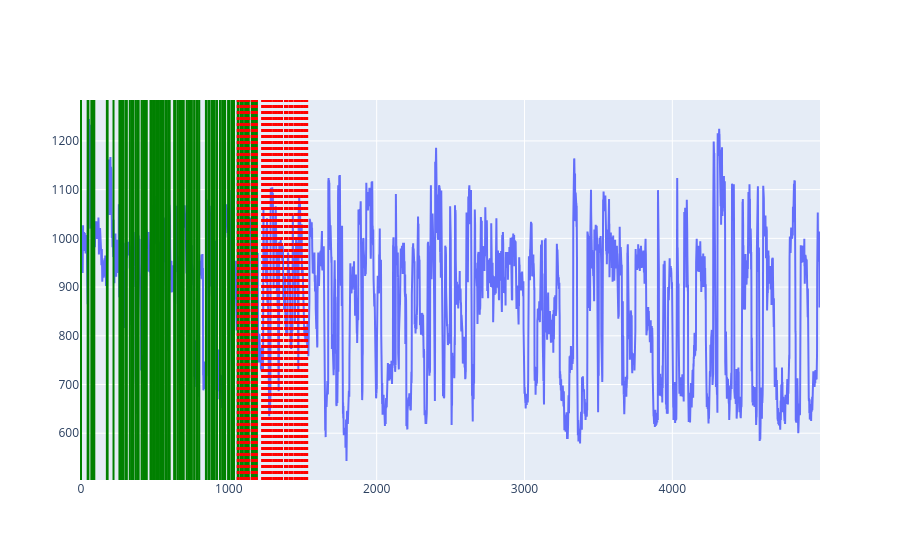

Here is the notebook cell this chart was saved with:
### Code cell
fig = go.Figure()

fig.add_trace(
    go.Scatter(
        y=signal[:5000]
    )
)


for boundary in query_to_signal[:100]:
    fig.add_vline(x=boundary, line_color="green", line_dash="solid")

for boundary in ref_to_signal[:50]:
    fig.add_vline(x=boundary, line_color="red", line_dash="dot")


fig.show()

### Figure 1 — Plotly figure (JSON) as saved in the notebook; plotly's stock layout.template omitted (floating-point values rounded to 4 significant figures; data arrays with more than 128 entries replaced by an {"elided": "..."} marker saying what was removed)
{"data": [{"type": "scatter", "y": {"elided": "5000 int values"}}], "layout": {"shapes": [{"line": {"color": "green", "dash": "solid"}, "type": "line", "x0": 0, "x1": 0, "xref": "x", "y0": 0, "y1": 1, "yref": "y domain"}, {"line": {"color": "green", "dash": "solid"}, "type": "line", "x0": 45, "x1": 45, "xref": "x", "y0": 0, "y1": 1, "yref": "y domain"}, {"line": {"color": "green", "dash": "solid"}, "type": "line", "x0": 50, "x1": 50, "xref": "x", "y0": 0, "y1": 1, "yref": "y domain"}, {"line": {"color": "green", "dash": "solid"}, "type": "line", "x0": 70, "x1": 70, "xref": "x", "y0": 0, "y1": 1, "yref": "y domain"}, {"line": {"color": "green", "dash": "solid"}, "type": "line", "x0": 75, "x1": 75, "xref": "x", "y0": 0, "y1": 1, "yref": "y domain"}, {"line": {"color": "green", "dash": "solid"}, "type": "line", "x0": 85, "x1": 85, "xref": "x", "y0": 0, "y1": 1, "yref": "y domain"}, {"line": {"color": "green", "dash": "solid"}, "type": "line", "x0": 90, "x1": 90, "xref": "x", "y0": 0, "y1": 1, "yref": "y domain"}, {"line": {"color": "green", "dash": "solid"}, "type": "line", "x0": 175, "x1": 175, "xref": "x", "y0": 0, "y1": 1, "yref": "y domain"}, {"line": {"color": "green", "dash": "solid"}, "type": "line", "x0": 180, "x1": 180, "xref": "x", "y0": 0, "y1": 1, "yref": "y domain"}, {"line": {"color": "green", "dash": "solid"}, "type": "line", "x0": 220, "x1": 220, "xref": "x", "y0": 0, "y1": 1, "yref": "y domain"}, {"line": {"color": "green", "dash": "solid"}, "type": "line", "x0": 260, "x1": 260, "xref": "x", "y0": 0, "y1": 1, "yref": "y domain"}, {"line": {"color": "green", "dash": "solid"}, "type": "line", "x0": 265, "x1": 265, "xref": "x", "y0": 0, "y1": 1, "yref": "y domain"}, {"line": {"color": "green", "dash": "solid"}, "type": "line", "x0": 270, "x1": 270, "xref": "x", "y0": 0, "y1": 1, "yref": "y domain"}, {"line": {"color": "green", "dash": "solid"}, "type": "line", "x0": 275, "x1": 275, "xref": "x", "y0": 0, "y1": 1, "yref": "y domain"}, {"line": {"color": "green", "dash": "solid"}, "type": "line", "x0": 280, "x1": 280, "xref": "x", "y0": 0, "y1": 1, "yref": "y domain"}, {"line": {"color": "green", "dash": "solid"}, "type": "line", "x0": 285, "x1": 285, "xref": "x", "y0": 0, "y1": 1, "yref": "y domain"}, {"line": {"color": "green", "dash": "solid"}, "type": "line", "x0": 300, "x1": 300, "xref": "x", "y0": 0, "y1": 1, "yref": "y domain"}, {"line": {"color": "green", "dash": "solid"}, "type": "line", "x0": 305, "x1": 305, "xref": "x", "y0": 0, "y1": 1, "yref": "y domain"}, {"line": {"color": "green", "dash": "solid"}, "type": "line", "x0": 310, "x1": 310, "xref": "x", "y0": 0, "y1": 1, "yref": "y domain"}, {"line": {"color": "green", "dash": "solid"}, "type": "line", "x0": 330, "x1": 330, "xref": "x", "y0": 0, "y1": 1, "yref": "y domain"}, {"line": {"color": "green", "dash": "solid"}, "type": "line", "x0": 340, "x1": 340, "xref": "x", "y0": 0, "y1": 1, "yref": "y domain"}, {"line": {"color": "green", "dash": "solid"}, "type": "line", "x0": 345, "x1": 345, "xref": "x", "y0": 0, "y1": 1, "yref": "y domain"}, {"line": {"color": "green", "dash": "solid"}, "type": "line", "x0": 355, "x1": 355, "xref": "x", "y0": 0, "y1": 1, "yref": "y domain"}, {"line": {"color": "green", "dash": "solid"}, "type": "line", "x0": 370, "x1": 370, "xref": "x", "y0": 0, "y1": 1, "yref": "y domain"}, {"line": {"color": "green", "dash": "solid"}, "type": "line", "x0": 380, "x1": 380, "xref": "x", "y0": 0, "y1": 1, "yref": "y domain"}, {"line": {"color": "green", "dash": "solid"}, "type": "line", "x0": 385, "x1": 385, "xref": "x", "y0": 0, "y1": 1, "yref": "y domain"}, {"line": {"color": "green", "dash": "solid"}, "type": "line", "x0": 390, "x1": 390, "xref": "x", "y0": 0, "y1": 1, "yref": "y domain"}, {"line": {"color": "green", "dash": "solid"}, "type": "line", "x0": 410, "x1": 410, "xref": "x", "y0": 0, "y1": 1, "yref": "y domain"}, {"line": {"color": "green", "dash": "solid"}, "type": "line", "x0": 420, "x1": 420, "xref": "x", "y0": 0, "y1": 1, "yref": "y domain"}, {"line": {"color": "green", "dash": "solid"}, "type": "line", "x0": 430, "x1": 430, "xref": "x", "y0": 0, "y1": 1, "yref": "y domain"}, {"line": {"color": "green", "dash": "solid"}, "type": "line", "x0": 435, "x1": 435, "xref": "x", "y0": 0, "y1": 1, "yref": "y domain"}, {"line": {"color": "green", "dash": "solid"}, "type": "line", "x0": 445, "x1": 445, "xref": "x", "y0": 0, "y1": 1, "yref": "y domain"}, {"line": {"color": "green", "dash": "solid"}, "type": "line", "x0": 470, "x1": 470, "xref": "x", "y0": 0, "y1": 1, "yref": "y domain"}, {"line": {"color": "green", "dash": "solid"}, "type": "line", "x0": 475, "x1": 475, "xref": "x", "y0": 0, "y1": 1, "yref": "y domain"}, {"line": {"color": "green", "dash": "solid"}, "type": "line", "x0": 480, "x1": 480, "xref": "x", "y0": 0, "y1": 1, "yref": "y domain"}, {"line": {"color": "green", "dash": "solid"}, "type": "line", "x0": 490, "x1": 490, "xref": "x", "y0": 0, "y1": 1, "yref": "y domain"}, {"line": {"color": "green", "dash": "solid"}, "type": "line", "x0": 495, "x1": 495, "xref": "x", "y0": 0, "y1": 1, "yref": "y domain"}, {"line": {"color": "green", "dash": "solid"}, "type": "line", "x0": 500, "x1": 500, "xref": "x", "y0": 0, "y1": 1, "yref": "y domain"}, {"line": {"color": "green", "dash": "solid"}, "type": "line", "x0": 510, "x1": 510, "xref": "x", "y0": 0, "y1": 1, "yref": "y domain"}, {"line": {"color": "green", "dash": "solid"}, "type": "line", "x0": 520, "x1": 520, "xref": "x", "y0": 0, "y1": 1, "yref": "y domain"}, {"line": {"color": "green", "dash": "solid"}, "type": "line", "x0": 525, "x1": 525, "xref": "x", "y0": 0, "y1": 1, "yref": "y domain"}, {"line": {"color": "green", "dash": "solid"}, "type": "line", "x0": 535, "x1": 535, "xref": "x", "y0": 0, "y1": 1, "yref": "y domain"}, {"line": {"color": "green", "dash": "solid"}, "type": "line", "x0": 540, "x1": 540, "xref": "x", "y0": 0, "y1": 1, "yref": "y domain"}, {"line": {"color": "green", "dash": "solid"}, "type": "line", "x0": 545, "x1": 545, "xref": "x", "y0": 0, "y1": 1, "yref": "y domain"}, {"line": {"color": "green", "dash": "solid"}, "type": "line", "x0": 550, "x1": 550, "xref": "x", "y0": 0, "y1": 1, "yref": "y domain"}, {"line": {"color": "green", "dash": "solid"}, "type": "line", "x0": 560, "x1": 560, "xref": "x", "y0": 0, "y1": 1, "yref": "y domain"}, {"line": {"color": "green", "dash": "solid"}, "type": "line", "x0": 575, "x1": 575, "xref": "x", "y0": 0, "y1": 1, "yref": "y domain"}, {"line": {"color": "green", "dash": "solid"}, "type": "line", "x0": 580, "x1": 580, "xref": "x", "y0": 0, "y1": 1, "yref": "y domain"}, {"line": {"color": "green", "dash": "solid"}, "type": "line", "x0": 590, "x1": 590, "xref": "x", "y0": 0, "y1": 1, "yref": "y domain"}, {"line": {"color": "green", "dash": "solid"}, "type": "line", "x0": 600, "x1": 600, "xref": "x", "y0": 0, "y1": 1, "yref": "y domain"}, {"line": {"color": "green", "dash": "solid"}, "type": "line", "x0": 630, "x1": 630, "xref": "x", "y0": 0, "y1": 1, "yref": "y domain"}, {"line": {"color": "green", "dash": "solid"}, "type": "line", "x0": 640, "x1": 640, "xref": "x", "y0": 0, "y1": 1, "yref": "y domain"}, {"line": {"color": "green", "dash": "solid"}, "type": "line", "x0": 655, "x1": 655, "xref": "x", "y0": 0, "y1": 1, "yref": "y domain"}, {"line": {"color": "green", "dash": "solid"}, "type": "line", "x0": 665, "x1": 665, "xref": "x", "y0": 0, "y1": 1, "yref": "y domain"}, {"line": {"color": "green", "dash": "solid"}, "type": "line", "x0": 670, "x1": 670, "xref": "x", "y0": 0, "y1": 1, "yref": "y domain"}, {"line": {"color": "green", "dash": "solid"}, "type": "line", "x0": 680, "x1": 680, "xref": "x", "y0": 0, "y1": 1, "yref": "y domain"}, {"line": {"color": "green", "dash": "solid"}, "type": "line", "x0": 690, "x1": 690, "xref": "x", "y0": 0, "y1": 1, "yref": "y domain"}, {"line": {"color": "green", "dash": "solid"}, "type": "line", "x0": 695, "x1": 695, "xref": "x", "y0": 0, "y1": 1, "yref": "y domain"}, {"line": {"color": "green", "dash": "solid"}, "type": "line", "x0": 715, "x1": 715, "xref": "x", "y0": 0, "y1": 1, "yref": "y domain"}, {"line": {"color": "green", "dash": "solid"}, "type": "line", "x0": 725, "x1": 725, "xref": "x", "y0": 0, "y1": 1, "yref": "y domain"}, {"line": {"color": "green", "dash": "solid"}, "type": "line", "x0": 735, "x1": 735, "xref": "x", "y0": 0, "y1": 1, "yref": "y domain"}, {"line": {"color": "green", "dash": "solid"}, "type": "line", "x0": 740, "x1": 740, "xref": "x", "y0": 0, "y1": 1, "yref": "y domain"}, {"line": {"color": "green", "dash": "solid"}, "type": "line", "x0": 750, "x1": 750, "xref": "x", "y0": 0, "y1": 1, "yref": "y domain"}, {"line": {"color": "green", "dash": "solid"}, "type": "line", "x0": 765, "x1": 765, "xref": "x", "y0": 0, "y1": 1, "yref": "y domain"}, {"line": {"color": "green", "dash": "solid"}, "type": "line", "x0": 780, "x1": 780, "xref": "x", "y0": 0, "y1": 1, "yref": "y domain"}, {"line": {"color": "green", "dash": "solid"}, "type": "line", "x0": 790, "x1": 790, "xref": "x", "y0": 0, "y1": 1, "yref": "y domain"}, {"line": {"color": "green", "dash": "solid"}, "type": "line", "x0": 800, "x1": 800, "xref": "x", "y0": 0, "y1": 1, "yref": "y domain"}, {"line": {"color": "green", "dash": "solid"}, "type": "line", "x0": 845, "x1": 845, "xref": "x", "y0": 0, "y1": 1, "yref": "y domain"}, {"line": {"color": "green", "dash": "solid"}, "type": "line", "x0": 850, "x1": 850, "xref": "x", "y0": 0, "y1": 1, "yref": "y domain"}, {"line": {"color": "green", "dash": "solid"}, "type": "line", "x0": 865, "x1": 865, "xref": "x", "y0": 0, "y1": 1, "yref": "y domain"}, {"line": {"color": "green", "dash": "solid"}, "type": "line", "x0": 870, "x1": 870, "xref": "x", "y0": 0, "y1": 1, "yref": "y domain"}, {"line": {"color": "green", "dash": "solid"}, "type": "line", "x0": 885, "x1": 885, "xref": "x", "y0": 0, "y1": 1, "yref": "y domain"}, {"line": {"color": "green", "dash": "solid"}, "type": "line", "x0": 890, "x1": 890, "xref": "x", "y0": 0, "y1": 1, "yref": "y domain"}, {"line": {"color": "green", "dash": "solid"}, "type": "line", "x0": 895, "x1": 895, "xref": "x", "y0": 0, "y1": 1, "yref": "y domain"}, {"line": {"color": "green", "dash": "solid"}, "type": "line", "x0": 905, "x1": 905, "xref": "x", "y0": 0, "y1": 1, "yref": "y domain"}, {"line": {"color": "green", "dash": "solid"}, "type": "line", "x0": 920, "x1": 920, "xref": "x", "y0": 0, "y1": 1, "yref": "y domain"}, {"line": {"color": "green", "dash": "solid"}, "type": "line", "x0": 940, "x1": 940, "xref": "x", "y0": 0, "y1": 1, "yref": "y domain"}, {"line": {"color": "green", "dash": "solid"}, "type": "line", "x0": 955, "x1": 955, "xref": "x", "y0": 0, "y1": 1, "yref": "y domain"}, {"line": {"color": "green", "dash": "solid"}, "type": "line", "x0": 960, "x1": 960, "xref": "x", "y0": 0, "y1": 1, "yref": "y domain"}, {"line": {"color": "green", "dash": "solid"}, "type": "line", "x0": 970, "x1": 970, "xref": "x", "y0": 0, "y1": 1, "yref": "y domain"}, {"line": {"color": "green", "dash": "solid"}, "type": "line", "x0": 975, "x1": 975, "xref": "x", "y0": 0, "y1": 1, "yref": "y domain"}, {"line": {"color": "green", "dash": "solid"}, "type": "line", "x0": 995, "x1": 995, "xref": "x", "y0": 0, "y1": 1, "yref": "y domain"}, {"line": {"color": "green", "dash": "solid"}, "type": "line", "x0": 1005, "x1": 1005, "xref": "x", "y0": 0, "y1": 1, "yref": "y domain"}, {"line": {"color": "green", "dash": "solid"}, "type": "line", "x0": 1020, "x1": 1020, "xref": "x", "y0": 0, "y1": 1, "yref": "y domain"}, {"line": {"color": "green", "dash": "solid"}, "type": "line", "x0": 1025, "x1": 1025, "xref": "x", "y0": 0, "y1": 1, "yref": "y domain"}, {"line": {"color": "green", "dash": "solid"}, "type": "line", "x0": 1035, "x1": 1035, "xref": "x", "y0": 0, "y1": 1, "yref": "y domain"}, {"line": {"color": "green", "dash": "solid"}, "type": "line", "x0": 1060, "x1": 1060, "xref": "x", "y0": 0, "y1": 1, "yref": "y domain"}, {"line": {"color": "green", "dash": "solid"}, "type": "line", "x0": 1065, "x1": 1065, "xref": "x", "y0": 0, "y1": 1, "yref": "y domain"}, {"line": {"color": "green", "dash": "solid"}, "type": "line", "x0": 1080, "x1": 1080, "xref": "x", "y0": 0, "y1": 1, "yref": "y domain"}, {"line": {"color": "green", "dash": "solid"}, "type": "line", "x0": 1090, "x1": 1090, "xref": "x", "y0": 0, "y1": 1, "yref": "y domain"}, {"line": {"color": "green", "dash": "solid"}, "type": "line", "x0": 1095, "x1": 1095, "xref": "x", "y0": 0, "y1": 1, "yref": "y domain"}, {"line": {"color": "green", "dash": "solid"}, "type": "line", "x0": 1110, "x1": 1110, "xref": "x", "y0": 0, "y1": 1, "yref": "y domain"}, {"line": {"color": "green", "dash": "solid"}, "type": "line", "x0": 1120, "x1": 1120, "xref": "x", "y0": 0, "y1": 1, "yref": "y domain"}, {"line": {"color": "green", "dash": "solid"}, "type": "line", "x0": 1125, "x1": 1125, "xref": "x", "y0": 0, "y1": 1, "yref": "y domain"}, {"line": {"color": "green", "dash": "solid"}, "type": "line", "x0": 1135, "x1": 1135, "xref": "x", "y0": 0, "y1": 1, "yref": "y domain"}, {"line": {"color": "green", "dash": "solid"}, "type": "line", "x0": 1155, "x1": 1155, "xref": "x", "y0": 0, "y1": 1, "yref": "y domain"}, {"line": {"color": "green", "dash": "solid"}, "type": "line", "x0": 1160, "x1": 1160, "xref": "x", "y0": 0, "y1": 1, "yref": "y domain"}, {"line": {"color": "green", "dash": "solid"}, "type": "line", "x0": 1170, "x1": 1170, "xref": "x", "y0": 0, "y1": 1, "yref": "y domain"}, {"line": {"color": "green", "dash": "solid"}, "type": "line", "x0": 1180, "x1": 1180, "xref": "x", "y0": 0, "y1": 1, "yref": "y domain"}, {"line": {"color": "green", "dash": "solid"}, "type": "line", "x0": 1190, "x1": 1190, "xref": "x", "y0": 0, "y1": 1, "yref": "y domain"}, {"line": {"color": "red", "dash": "dot"}, "type": "line", "x0": 1060, "x1": 1060, "xref": "x", "y0": 0, "y1": 1, "yref": "y domain"}, {"line": {"color": "red", "dash": "dot"}, "type": "line", "x0": 1065, "x1": 1065, "xref": "x", "y0": 0, "y1": 1, "yref": "y domain"}, {"line": {"color": "red", "dash": "dot"}, "type": "line", "x0": 1080, "x1": 1080, "xref": "x", "y0": 0, "y1": 1, "yref": "y domain"}, {"line": {"color": "red", "dash": "dot"}, "type": "line", "x0": 1090, "x1": 1090, "xref": "x", "y0": 0, "y1": 1, "yref": "y domain"}, {"line": {"color": "red", "dash": "dot"}, "type": "line", "x0": 1095, "x1": 1095, "xref": "x", "y0": 0, "y1": 1, "yref": "y domain"}, {"line": {"color": "red", "dash": "dot"}, "type": "line", "x0": 1110, "x1": 1110, "xref": "x", "y0": 0, "y1": 1, "yref": "y domain"}, {"line": {"color": "red", "dash": "dot"}, "type": "line", "x0": 1120, "x1": 1120, "xref": "x", "y0": 0, "y1": 1, "yref": "y domain"}, {"line": {"color": "red", "dash": "dot"}, "type": "line", "x0": 1125, "x1": 1125, "xref": "x", "y0": 0, "y1": 1, "yref": "y domain"}, {"line": {"color": "red", "dash": "dot"}, "type": "line", "x0": 1135, "x1": 1135, "xref": "x", "y0": 0, "y1": 1, "yref": "y domain"}, {"line": {"color": "red", "dash": "dot"}, "type": "line", "x0": 1155, "x1": 1155, "xref": "x", "y0": 0, "y1": 1, "yref": "y domain"}, {"line": {"color": "red", "dash": "dot"}, "type": "line", "x0": 1160, "x1": 1160, "xref": "x", "y0": 0, "y1": 1, "yref": "y domain"}, {"line": {"color": "red", "dash": "dot"}, "type": "line", "x0": 1170, "x1": 1170, "xref": "x", "y0": 0, "y1": 1, "yref": "y domain"}, {"line": {"color": "red", "dash": "dot"}, "type": "line", "x0": 1180, "x1": 1180, "xref": "x", "y0": 0, "y1": 1, "yref": "y domain"}, {"line": {"color": "red", "dash": "dot"}, "type": "line", "x0": 1190, "x1": 1190, "xref": "x", "y0": 0, "y1": 1, "yref": "y domain"}, {"line": {"color": "red", "dash": "dot"}, "type": "line", "x0": 1225, "x1": 1225, "xref": "x", "y0": 0, "y1": 1, "yref": "y domain"}, {"line": {"color": "red", "dash": "dot"}, "type": "line", "x0": 1235, "x1": 1235, "xref": "x", "y0": 0, "y1": 1, "yref": "y domain"}, {"line": {"color": "red", "dash": "dot"}, "type": "line", "x0": 1245, "x1": 1245, "xref": "x", "y0": 0, "y1": 1, "yref": "y domain"}, {"line": {"color": "red", "dash": "dot"}, "type": "line", "x0": 1255, "x1": 1255, "xref": "x", "y0": 0, "y1": 1, "yref": "y domain"}, {"line": {"color": "red", "dash": "dot"}, "type": "line", "x0": 1265, "x1": 1265, "xref": "x", "y0": 0, "y1": 1, "yref": "y domain"}, {"line": {"color": "red", "dash": "dot"}, "type": "line", "x0": 1275, "x1": 1275, "xref": "x", "y0": 0, "y1": 1, "yref": "y domain"}, {"line": {"color": "red", "dash": "dot"}, "type": "line", "x0": 1285, "x1": 1285, "xref": "x", "y0": 0, "y1": 1, "yref": "y domain"}, {"line": {"color": "red", "dash": "dot"}, "type": "line", "x0": 1300, "x1": 1300, "xref": "x", "y0": 0, "y1": 1, "yref": "y domain"}, {"line": {"color": "red", "dash": "dot"}, "type": "line", "x0": 1305, "x1": 1305, "xref": "x", "y0": 0, "y1": 1, "yref": "y domain"}, {"line": {"color": "red", "dash": "dot"}, "type": "line", "x0": 1315, "x1": 1315, "xref": "x", "y0": 0, "y1": 1, "yref": "y domain"}, {"line": {"color": "red", "dash": "dot"}, "type": "line", "x0": 1320, "x1": 1320, "xref": "x", "y0": 0, "y1": 1, "yref": "y domain"}, {"line": {"color": "red", "dash": "dot"}, "type": "line", "x0": 1325, "x1": 1325, "xref": "x", "y0": 0, "y1": 1, "yref": "y domain"}, {"line": {"color": "red", "dash": "dot"}, "type": "line", "x0": 1335, "x1": 1335, "xref": "x", "y0": 0, "y1": 1, "yref": "y domain"}, {"line": {"color": "red", "dash": "dot"}, "type": "line", "x0": 1340, "x1": 1340, "xref": "x", "y0": 0, "y1": 1, "yref": "y domain"}, {"line": {"color": "red", "dash": "dot"}, "type": "line", "x0": 1345, "x1": 1345, "xref": "x", "y0": 0, "y1": 1, "yref": "y domain"}, {"line": {"color": "red", "dash": "dot"}, "type": "line", "x0": 1355, "x1": 1355, "xref": "x", "y0": 0, "y1": 1, "yref": "y domain"}, {"line": {"color": "red", "dash": "dot"}, "type": "line", "x0": 1360, "x1": 1360, "xref": "x", "y0": 0, "y1": 1, "yref": "y domain"}, {"line": {"color": "red", "dash": "dot"}, "type": "line", "x0": 1380, "x1": 1380, "xref": "x", "y0": 0, "y1": 1, "yref": "y domain"}, {"line": {"color": "red", "dash": "dot"}, "type": "line", "x0": 1390, "x1": 1390, "xref": "x", "y0": 0, "y1": 1, "yref": "y domain"}, {"line": {"color": "red", "dash": "dot"}, "type": "line", "x0": 1395, "x1": 1395, "xref": "x", "y0": 0, "y1": 1, "yref": "y domain"}, {"line": {"color": "red", "dash": "dot"}, "type": "line", "x0": 1410, "x1": 1410, "xref": "x", "y0": 0, "y1": 1, "yref": "y domain"}, {"line": {"color": "red", "dash": "dot"}, "type": "line", "x0": 1415, "x1": 1415, "xref": "x", "y0": 0, "y1": 1, "yref": "y domain"}, {"line": {"color": "red", "dash": "dot"}, "type": "line", "x0": 1425, "x1": 1425, "xref": "x", "y0": 0, "y1": 1, "yref": "y domain"}, {"line": {"color": "red", "dash": "dot"}, "type": "line", "x0": 1430, "x1": 1430, "xref": "x", "y0": 0, "y1": 1, "yref": "y domain"}, {"line": {"color": "red", "dash": "dot"}, "type": "line", "x0": 1445, "x1": 1445, "xref": "x", "y0": 0, "y1": 1, "yref": "y domain"}, {"line": {"color": "red", "dash": "dot"}, "type": "line", "x0": 1450, "x1": 1450, "xref": "x", "y0": 0, "y1": 1, "yref": "y domain"}, {"line": {"color": "red", "dash": "dot"}, "type": "line", "x0": 1455, "x1": 1455, "xref": "x", "y0": 0, "y1": 1, "yref": "y domain"}, {"line": {"color": "red", "dash": "dot"}, "type": "line", "x0": 1465, "x1": 1465, "xref": "x", "y0": 0, "y1": 1, "yref": "y domain"}, {"line": {"color": "red", "dash": "dot"}, "type": "line", "x0": 1475, "x1": 1475, "xref": "x", "y0": 0, "y1": 1, "yref": "y domain"}, {"line": {"color": "red", "dash": "dot"}, "type": "line", "x0": 1480, "x1": 1480, "xref": "x", "y0": 0, "y1": 1, "yref": "y domain"}, {"line": {"color": "red", "dash": "dot"}, "type": "line", "x0": 1490, "x1": 1490, "xref": "x", "y0": 0, "y1": 1, "yref": "y domain"}, {"line": {"color": "red", "dash": "dot"}, "type": "line", "x0": 1500, "x1": 1500, "xref": "x", "y0": 0, "y1": 1, "yref": "y domain"}, {"line": {"color": "red", "dash": "dot"}, "type": "line", "x0": 1510, "x1": 1510, "xref": "x", "y0": 0, "y1": 1, "yref": "y domain"}, {"line": {"color": "red", "dash": "dot"}, "type": "line", "x0": 1515, "x1": 1515, "xref": "x", "y0": 0, "y1": 1, "yref": "y domain"}, {"line": {"color": "red", "dash": "dot"}, "type": "line", "x0": 1525, "x1": 1525, "xref": "x", "y0": 0, "y1": 1, "yref": "y domain"}, {"line": {"color": "red", "dash": "dot"}, "type": "line", "x0": 1530, "x1": 1530, "xref": "x", "y0": 0, "y1": 1, "yref": "y domain"}]}}
